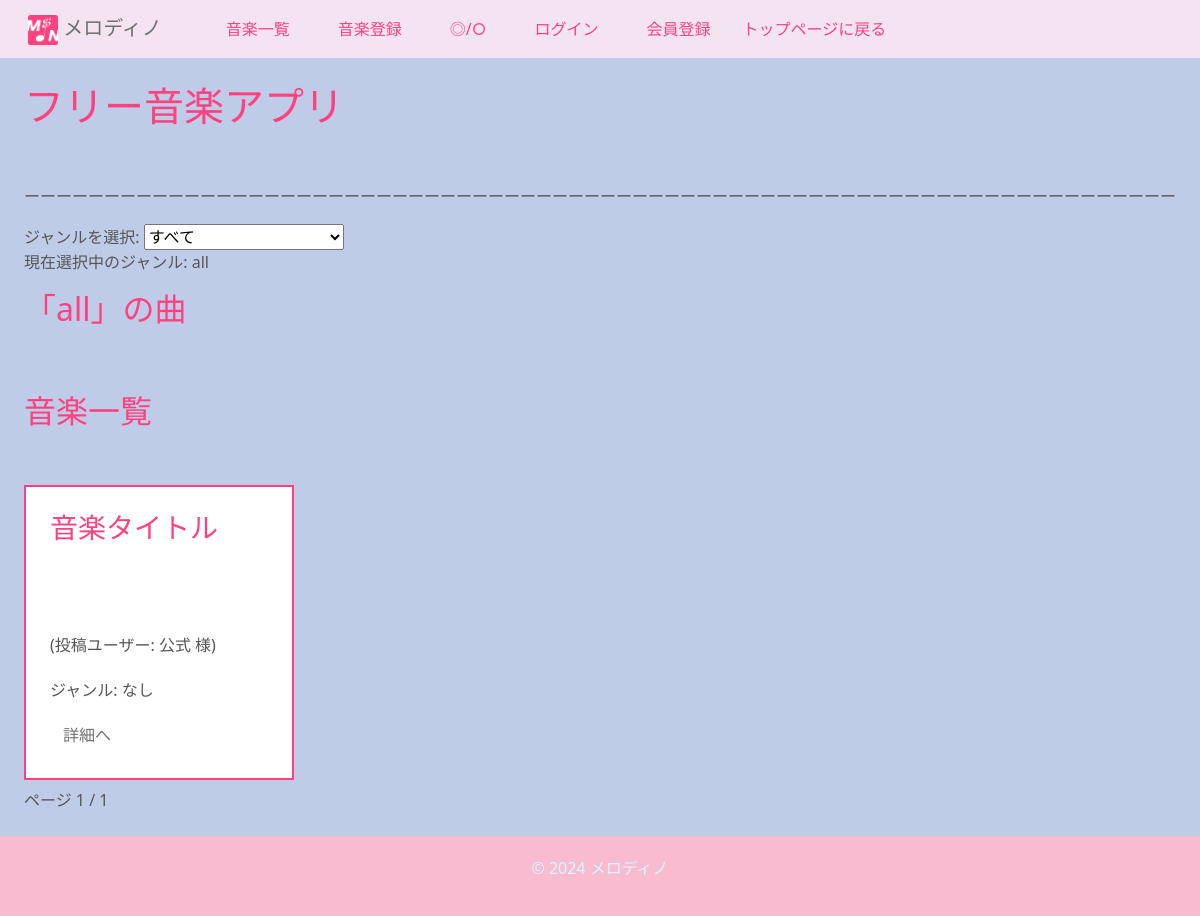
Screenshot of /ongaku/ with the database file from the repository.
### ongaku/models.py (models this page shows, shortened)
class Ongaku(models.Model):
    title = models.CharField(max_length=70)
    text = models.TextField(blank=True, default="")
    audio_file = models.FileField(upload_to='music/', null=True, blank=True)
    thumbnail = models.ImageField(null=True, blank=True)
    category = models.CharField(
        max_length=100, choices=CATEGORY, null=True, blank=True
    )
    custom_category = models.CharField(
        max_length=100,
        blank=True,
        help_text="検索時に見つかりやすくなります。"
    )
    user = models.ForeignKey(User, on_delete=models.CASCADE, related_name='songs')
    search_count = models.IntegerField(default=0)
    play_count = models.IntegerField(default=0)
    is_public = models.BooleanField(default=False)  # 公開/非公開設定
    created_at = models.DateTimeField(auto_now_add=True)  # 投稿日
    ongaku_url = models.URLField(blank=False, null=False)
    favorites = models.ManyToManyField(User, related_name='favorite_songs', blank=True)
    favorited_by = models.ManyToManyField(
        'UserProfile',  # ユーザー情報が保存されているモデル
        related_name='favorite_songs',
        blank=True
    )

class UserProfile(models.Model):
    user = models.OneToOneField(User, on_delete=models.CASCADE)
    songs = models.ManyToManyField(Ongaku)  # ユーザーが作成した曲の関連
    display_name = models.CharField(max_length=100, unique=True, blank=True, null=True)
    bio = models.TextField(blank=True, null=True)  # 自己紹介
    profile_picture = models.ImageField(upload_to='profile_pictures/', blank=True, null=True)
    youtube_url = models.URLField(blank=True, null=True)  # YouTube URL
    twitter_url = models.URLField(blank=True, null=True)  # Twitter URL

### ongaku/views.py (the view)
# urls.py: path('', views.index_view, name='index'),  # ルートURLにindex_viewを割り当て
def index_view(request):
    selected_category = request.GET.get('category', None)
    genres = dict(CATEGORY)
    if request.user.is_authenticated:
        music_queryset = Ongaku.objects.filter(is_public=True) | Ongaku.objects.filter(user=request.user)
    else:
        music_queryset = Ongaku.objects.filter(is_public=True)
    if selected_category and selected_category in genres:
        music_queryset = music_queryset.filter(category=selected_category)
    recommended = music_queryset.order_by('-play_count')[:10]
    ranking_list = music_queryset.annotate(avg_rating=Avg('review__rate')).order_by('-avg_rating')
    paginator = Paginator(ranking_list, ITEM_PER_PAGE)
    page_number = request.GET.get('page', 1)
    page_obj = paginator.page(page_number)
    return render(
        request,
        'ongaku/index.html',
        {
            'genres': CATEGORY,  # ジャンルリスト
            'selected_category': selected_category,  # 選択中のジャンル
            'music_list': music_queryset,
            'recommended': recommended,
            'ranking_list': ranking_list,
            'page_obj': page_obj,
        },
    )

### ongaku/templates/ongaku/index.html (shortened to what this page needs)
{% extends 'base.html' %}
{% block h1 %}フリー音楽アプリ{% endblock %}
{% block content %}
<h2><br></h2>
<div>
    <p class="responsive-line">ーーーーーーーーーーーーーーーーーーーーーーーーーーーーーーーーーーーーーーーーーーーーーーーーーーーーーーーーーーーーーーーーーーーーーーーーーーーーーーーーーーーーーーーーーーーーーーーーーーーーーーーーーーーーーーーーーーーーーーーーーーーーーーーーーーーーーーーーーーーーーーーーーーーーーーーー</p>
</div>
<div class="row">
    <div class="col-9">
        <form method="get" action="">
            <label for="category">ジャンルを選択:</label>
            <select name="category" id="category" size="1" onchange="this.form.submit()">
                <option value="">すべて</option>
            </select>
        </form>
        <p>現在選択中のジャンル: {% if selected_category %}{{ selected_category }}{% else %}all{% endif %}</p>
        <h2>{% if selected_category %}「{{ selected_category }}」の曲{% else %}「all」の曲{% endif %}</h2>
        <h5><br><br></h5>
        <div class="row">
            <h2>音楽一覧</h2>
            <h2><br></h2>
            {% for item in page_obj %}
                {% if item.is_public %}
                    <div class="col-md-4 col-sm-6">
                            <div class="border border_color p-4 mb-2" type="tokubetu">
                                <h3 class="song-title">{{ item.title }}</h3>
                                {% if item.audio_file %}
                                    <div>
                                        <p id="playCount{{ item.pk }}">再生回数: {{ item.play_count }}</p>
                                        <h6><br></h6>
                                    </div>
                                {% else %}
                                <h5><br><br><br></h5>
                                {% endif %}
                                <span>
                                    (投稿ユーザー:
                                    {% if item.user.userprofile.display_name == None %}
                                        {{ item.user.userprofile.display_name|default:"匿名" }}{{ user.id }}
                                    {% else %}
                                        {{ item.user.userprofile.display_name|default:"匿名" }}
                                    {% endif %} 様)
                                </span>
                                <h6 class="card-title mt-4">ジャンル: {{ item.category|default:"なし" }}</h6>
                                <div class="mt-3">
                                    <a href="{% url 'detail-ongaku' item.pk %}" class="btn feature">詳細へ</a>
                                </div>
                            </div>
                    </div>
                {% endif %}
            {% endfor %}
        </div>
        <div class="pagination">
            <span class="current">
                ページ {{ page_obj.number }} / {{ page_obj.paginator.num_pages }}
            </span>
        </div>
    </div>
</div>
{% endblock %}

### ongaku/static/ongaku/css/style.css (style rules this page uses)
a { text-decoration: none; }

### templates/base.html (style rules this page uses)
body { background-color: #becce8; color: #565656; transition: background-color 0.5s, color 0.5s; }
a { color: rgb(112, 112, 112) !important; }
h1, h2, h3, h4, .h5 { color: #ff4081; }
div[type="tokubetu"] { border-color: #ff4081; border: 2px solid #ff4081 !important; background-color: #ffff; }

### ongaku/templates/ongaku/index.html (style rules this page uses)
.responsive-line { width: 100%; white-space: nowrap; overflow: hidden; }
@media (min-width: 1011px) { #category { width: 200px; box-sizing: border-box; overflow-y: auto; } }

### rows the page displays
Ongaku: title "音楽タイトル", user.userprofile.display_name "公式", category "なし"

### other values shown
{{ page_obj.number }} "1"
{{ page_obj.paginator.num_pages }} "1"
